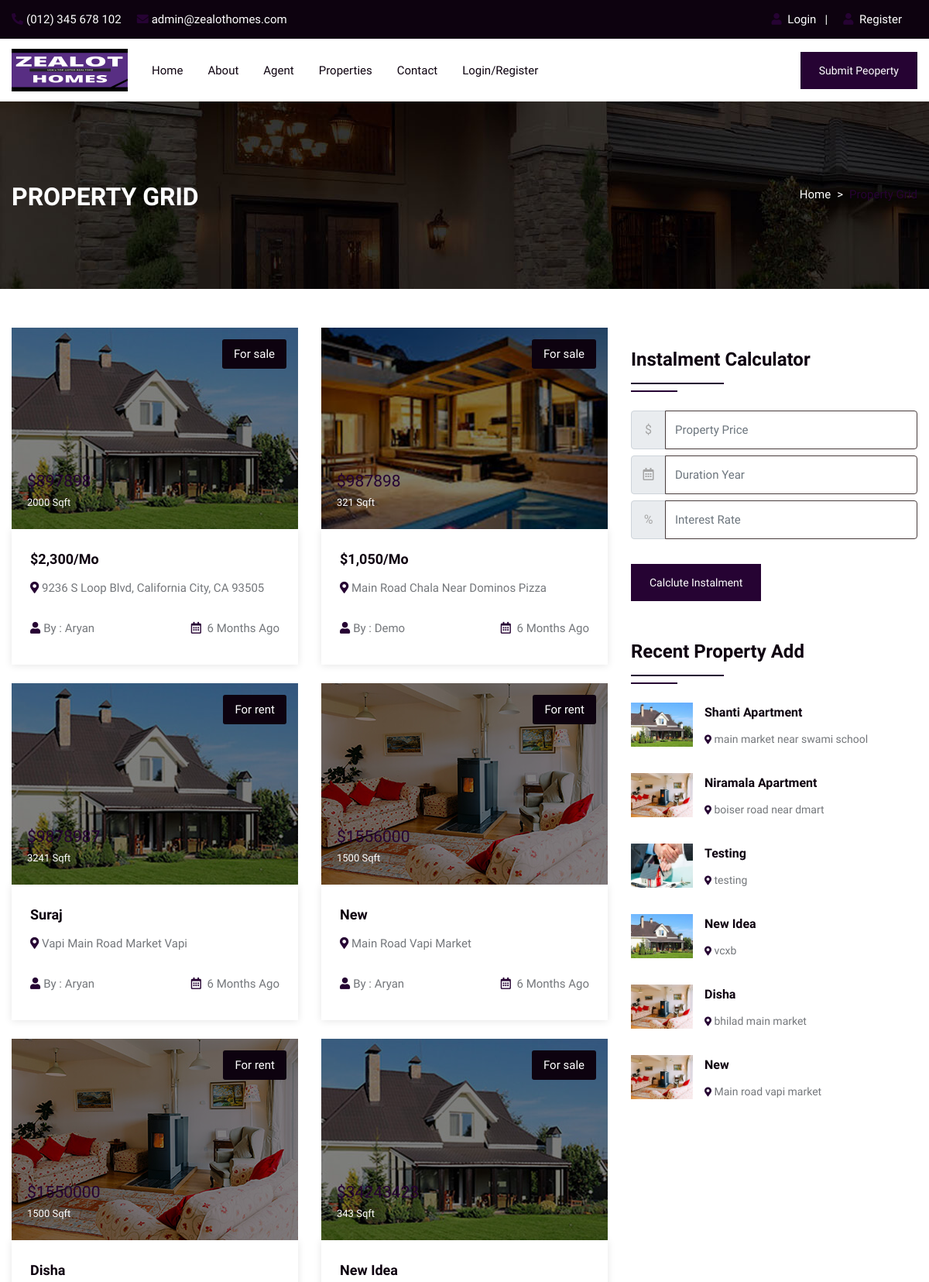
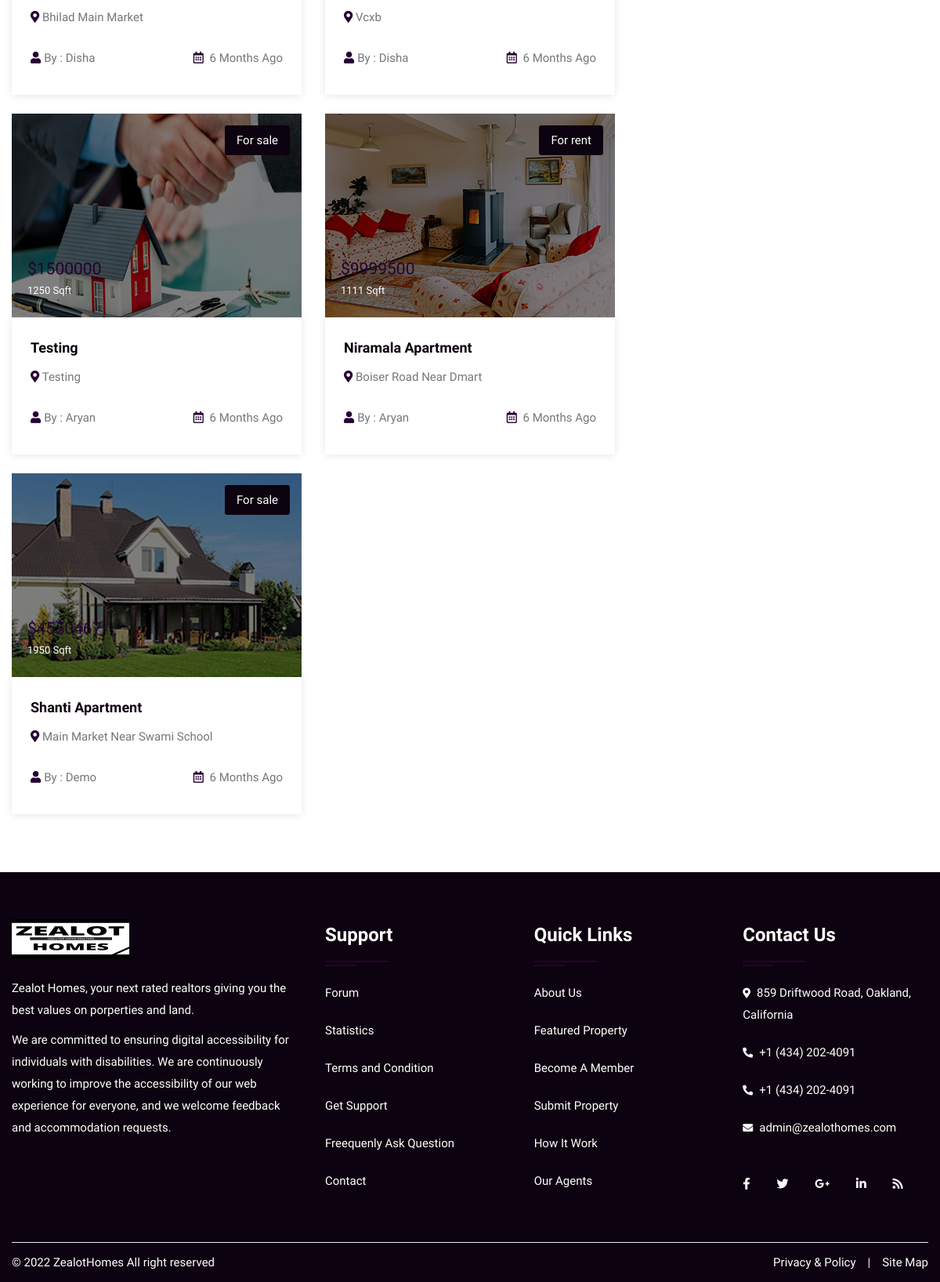
/property.php, run on the app's committed database (2 pictures, top to bottom).
### tables this page shows
CREATE TABLE `property` (
  `pid` int(50) NOT NULL,
  `title` varchar(200) NOT NULL,
  `pcontent` longtext NOT NULL,
  `type` varchar(100) NOT NULL,
  `bhk` varchar(50) NOT NULL,
  `stype` varchar(100) NOT NULL,
  `bedroom` int(50) NOT NULL,
  `bathroom` int(50) NOT NULL,
  `balcony` int(50) NOT NULL,
  `kitchen` int(50) NOT NULL,
  `hall` int(50) NOT NULL,
  `floor` varchar(50) NOT NULL,
  `size` int(50) NOT NULL,
  `price` int(50) NOT NULL,
  `location` varchar(200) NOT NULL,
  `city` varchar(100) NOT NULL,
  `state` varchar(100) NOT NULL,
  `feature` longtext NOT NULL,
  `pimage` varchar(300) NOT NULL,
  `pimage1` varchar(300) NOT NULL,
  `pimage2` varchar(300) NOT NULL,
  `pimage3` varchar(300) NOT NULL,
  `pimage4` varchar(300) NOT NULL,
  `uid` int(50) NOT NULL,
  `status` varchar(50) NOT NULL,
  `mapimage` varchar(300) NOT NULL,
  `topmapimage` varchar(300) NOT NULL,
  `groundmapimage` varchar(300) NOT NULL,
  `totalfloor` varchar(50) NOT NULL,
  `date` datetime NOT NULL DEFAULT current_timestamp()
);

CREATE TABLE `user` (
  `uid` int(50) NOT NULL,
  `uname` varchar(100) NOT NULL,
  `uemail` varchar(100) NOT NULL,
  `uphone` varchar(20) NOT NULL,
  `upass` varchar(50) NOT NULL,
  `utype` varchar(50) NOT NULL,
  `uimage` varchar(300) NOT NULL
);

### property.php (the view, shortened to what this page needs)
<!DOCTYPE html>
<html lang="en">
<head>
<link rel="stylesheet" type="text/css" href="css/bootstrap.min.css">
<link rel="stylesheet" type="text/css" href="css/bootstrap-slider.css">
<link rel="stylesheet" type="text/css" href="css/jquery-ui.css">
<link rel="stylesheet" type="text/css" href="css/layerslider.css">
<link rel="stylesheet" type="text/css" href="css/color.css" id="color-change">
<link rel="stylesheet" type="text/css" href="css/owl.carousel.min.css">
<link rel="stylesheet" type="text/css" href="css/font-awesome.min.css">
<link rel="stylesheet" type="text/css" href="fonts/flaticon/flaticon.css">
<link rel="stylesheet" type="text/css" href="css/style.css">
</head>
<body>
<div id="page-wrapper">
    <div class="row">
		<?php include("include/header.php");?>
        <div class="banner-full-row page-banner" style="background-image:url('images/breadcromb.jpg');">
            <div class="container">
                <div class="row">
                    <div class="col-md-6">
                        <h2 class="page-name float-left text-white text-uppercase mt-1 mb-0"><b>Property Grid</b></h2>
                    </div>
                    <div class="col-md-6">
                        <nav aria-label="breadcrumb" class="float-left float-md-right">
                            <ol class="breadcrumb bg-transparent m-0 p-0">
                                <li class="breadcrumb-item text-white"><a href="#">Home</a></li>
                                <li class="breadcrumb-item active">Property Grid</li>
                            </ol>
                        </nav>
                    </div>
                </div>
            </div>
        </div>
        <div class="full-row">
            <div class="container">
                <div class="row">
					<div class="col-lg-8">
                        <div class="row">
							<?php
							$query=mysqli_query($con,"SELECT property.*, user.uname,user.utype,user.uimage FROM `property`,`user` WHERE property.uid=user.uid");
								while($row=mysqli_fetch_array($query))
								{
							?>
                            <div class="col-md-6">
                                <div class="featured-thumb hover-zoomer mb-4">
                                    <div class="overlay-black overflow-hidden position-relative"> <img src="admin/property/<?php echo $row['18'];?>" alt="pimage">
                                        <div class="sale bg-secondary text-white">For <?php echo $row['5'];?></div>
                                        <div class="price text-primary text-capitalize">$<?php echo $row['13'];?> <span class="text-white"><?php echo $row['12'];?> Sqft</span></div>
                                    </div>
                                    <div class="featured-thumb-data shadow-one">
                                        <div class="p-4">
                                            <h5 class="text-secondary hover-text-primary mb-2 text-capitalize"><a href="propertydetail.php?pid=<?php echo $row['0'];?>"><?php echo $row['1'];?></a></h5>
                                            <span class="location text-capitalize"><i class="fas fa-map-marker-alt text-primary"></i> <?php echo $row['14'];?></span> </div>
                                        <div class="px-4 pb-4 d-inline-block w-100">
                                            <div class="float-left text-capitalize"><i class="fas fa-user text-primary mr-1"></i>By : <?php echo $row['uname'];?></div>
                                            <div class="float-right"><i class="far fa-calendar-alt text-primary mr-1"></i> 6 Months Ago</div>
                                        </div>
                                    </div>
                                </div>
                            </div>
                            <?php } ?>
                        </div>
                    </div>
                    <div class="col-lg-4">
                        <div class="sidebar-widget">
                            <h4 class="double-down-line-left text-secondary position-relative pb-4 my-4">Instalment Calculator</h4>
						<form class="d-inline-block w-100" action="calc.php" method="post">
                            <div class="input-group mb-2 mr-sm-2">
                                <div class="input-group-prepend">
                                    <div class="input-group-text">$</div>
                                </div>
                                <input type="text" class="form-control" name="amount" placeholder="Property Price">
                            </div>
                            <div class="input-group mb-2 mr-sm-2">
                                <div class="input-group-prepend">
                                    <div class="input-group-text"><i class="far fa-calendar-alt"></i></div>
                                </div>
                                <input type="text" class="form-control" name="month" placeholder="Duration Year">
                            </div>
                            <div class="input-group mb-2 mr-sm-2">
                                <div class="input-group-prepend">
                                    <div class="input-group-text">%</div>
                                </div>
                                <input type="text" class="form-control" name="interest" placeholder="Interest Rate">
                            </div>
                            <button type="submit" value="submit" name="calc" class="btn btn-primary mt-4">Calclute Instalment</button>
                        </form>
                        </div>
                        <div class="sidebar-widget mt-5">
                            <h4 class="double-down-line-left text-secondary position-relative pb-4 mb-4">Recent Property Add</h4>
                            <ul class="property_list_widget">
								<?php
								$query=mysqli_query($con,"SELECT * FROM `property` ORDER BY date DESC LIMIT 6");
										while($row=mysqli_fetch_array($query))
										{
								?>
                                <li> <img src="admin/property/<?php echo $row['18'];?>" alt="pimage">
                                    <h6 class="text-secondary hover-text-primary text-capitalize"><a href="propertydetail.php?pid=<?php echo $row['0'];?>"><?php echo $row['1'];?></a></h6>
                                    <span class="font-14"><i class="fas fa-map-marker-alt icon-primary icon-small"></i> <?php echo $row['14'];?></span>
                                </li>
                                <?php } ?>
                            </ul>
                        </div>
                    </div>
                </div>
            </div>
        </div>
		<?php include("include/footer.php");?>
    </div>
</div>
</body>
</html>

### data on the page
property: pimage (picture), stype "sale", price "897898", size "2000", title "$2,300/Mo", location "9236 S Loop Blvd, California City, CA 93505", uid.uname "Aryan"
property: pimage (picture), stype "sale", price "987898", size "321", title "$1,050/Mo", location "Main Road Chala Near Dominos Pizza", uid.uname "Demo"
property: pimage (picture), stype "rent", price "9878987", size "3241", title "Suraj", location "Vapi Main Road Market Vapi", uid.uname "Aryan"
property: pimage (picture), stype "rent", price "1556000", size "1500", title "New", location "Main Road Vapi Market", uid.uname "Aryan", location "Main road vapi market"
property: pimage (picture), stype "rent", price "1550000", size "1500", title "Disha", location "Bhilad Main Market", uid.uname "Disha", location "bhilad main market"
property: pimage (picture), stype "sale", price "34243423", size "343", title "New Idea", location "Vcxb", uid.uname "Disha", location "vcxb"
property: pimage (picture), stype "sale", price "1500000", size "1250", title "Testing", location "Testing", uid.uname "Aryan", location "testing"
property: pimage (picture), stype "rent", price "9999500", size "1111", title "Niramala Apartment", location "Boiser Road Near Dmart", uid.uname "Aryan", location "boiser road near dmart"
property: pimage (picture), stype "sale", price "4550467", size "1950", title "Shanti Apartment", location "Main Market Near Swami School", uid.uname "Demo", location "main market near swami school"
